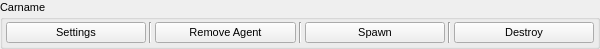
<?xml version="1.0" encoding="UTF-8"?>
<ui version="4.0">
 <class>Form</class>
 <widget class="QWidget" name="Form">
  <property name="geometry">
   <rect>
    <x>0</x>
    <y>0</y>
    <width>600</width>
    <height>44</height>
   </rect>
  </property>
  <property name="windowTitle">
   <string>Form</string>
  </property>
  <layout class="QGridLayout" name="gridLayout">
   <property name="leftMargin">
    <number>0</number>
   </property>
   <property name="topMargin">
    <number>0</number>
   </property>
   <property name="rightMargin">
    <number>0</number>
   </property>
   <property name="bottomMargin">
    <number>0</number>
   </property>
   <item row="0" column="0">
    <widget class="QGroupBox" name="group_agent">
     <property name="minimumSize">
      <size>
       <width>600</width>
       <height>0</height>
      </size>
     </property>
     <property name="font">
      <font>
       <pointsize>8</pointsize>
      </font>
     </property>
     <property name="title">
      <string>Carname</string>
     </property>
     <layout class="QGridLayout" name="gridLayout_2">
      <property name="leftMargin">
       <number>3</number>
      </property>
      <property name="topMargin">
       <number>3</number>
      </property>
      <property name="rightMargin">
       <number>3</number>
      </property>
      <property name="bottomMargin">
       <number>3</number>
      </property>
      <property name="horizontalSpacing">
       <number>3</number>
      </property>
      <property name="verticalSpacing">
       <number>2</number>
      </property>
      <item row="0" column="2">
       <widget class="Line" name="line">
        <property name="orientation">
         <enum>Qt::Vertical</enum>
        </property>
       </widget>
      </item>
      <item row="0" column="6">
       <widget class="QPushButton" name="btn_spawn">
        <property name="font">
         <font>
          <pointsize>8</pointsize>
         </font>
        </property>
        <property name="text">
         <string>Spawn</string>
        </property>
       </widget>
      </item>
      <item row="0" column="1">
       <widget class="QPushButton" name="btn_settings">
        <property name="sizePolicy">
         <sizepolicy hsizetype="Minimum" vsizetype="Fixed">
          <horstretch>0</horstretch>
          <verstretch>0</verstretch>
         </sizepolicy>
        </property>
        <property name="text">
         <string>Settings</string>
        </property>
       </widget>
      </item>
      <item row="0" column="3">
       <widget class="QPushButton" name="btn_remove_agent">
        <property name="sizePolicy">
         <sizepolicy hsizetype="Minimum" vsizetype="Fixed">
          <horstretch>0</horstretch>
          <verstretch>0</verstretch>
         </sizepolicy>
        </property>
        <property name="font">
         <font>
          <pointsize>8</pointsize>
         </font>
        </property>
        <property name="text">
         <string>Remove Agent</string>
        </property>
       </widget>
      </item>
      <item row="0" column="8">
       <widget class="QPushButton" name="btn_destroy">
        <property name="font">
         <font>
          <pointsize>8</pointsize>
         </font>
        </property>
        <property name="text">
         <string>Destroy</string>
        </property>
       </widget>
      </item>
      <item row="0" column="4">
       <widget class="Line" name="line_2">
        <property name="orientation">
         <enum>Qt::Vertical</enum>
        </property>
       </widget>
      </item>
      <item row="0" column="7">
       <widget class="Line" name="line_3">
        <property name="orientation">
         <enum>Qt::Vertical</enum>
        </property>
       </widget>
      </item>
     </layout>
    </widget>
   </item>
  </layout>
 </widget>
 <resources/>
 <connections/>
</ui>
